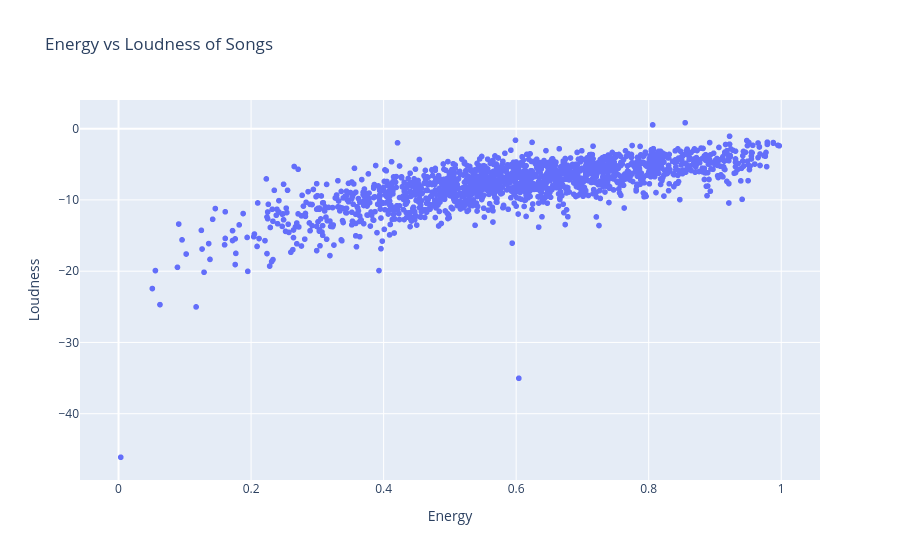

Source (notebook cell):
### Markdown cell above
The results show that energy and loudness have the strongest relationship, so songs with more energy also tend to be louder. Energy also decreases as acousticness increases. Valence and energy have a positive but moderate relationship, which supports what we saw in the scatterplot. Popularity does not seem to have a strong relationship with the other audio features.

### Code cell
fig = px.scatter(
    df,
    x="Energy",
    y="Loudness",
    hover_data=["Track Name", "Artist Name(s)", "Genres"],
    title="Energy vs Loudness of Songs"
)

fig.show()

### Figure 1 — Plotly figure (JSON) as saved in the notebook; plotly's stock layout.template omitted (floating-point values rounded to 4 significant figures; data arrays with more than 128 entries replaced by an {"elided": "..."} marker saying what was removed)
{"data": [{"customdata": {"elided": "1663x3 str values"}, "hovertemplate": "Energy=%{x}<br>Loudness=%{y}<br>Track Name=%{customdata[0]}<br>Artist Name(s)=%{customdata[1]}<br>Genres=%{customdata[2]}<extra></extra>", "legendgroup": "", "marker": {"color": "#636efa", "symbol": "circle"}, "mode": "markers", "name": "", "showlegend": false, "type": "scattergl", "x": {"elided": "1663 float values"}, "xaxis": "x", "y": {"elided": "1663 float values"}, "yaxis": "y"}], "layout": {"legend": {"tracegroupgap": 0}, "title": {"text": "Energy vs Loudness of Songs"}, "xaxis": {"anchor": "y", "domain": [0, 1], "title": {"text": "Energy"}}, "yaxis": {"anchor": "x", "domain": [0, 1], "title": {"text": "Loudness"}}}}
